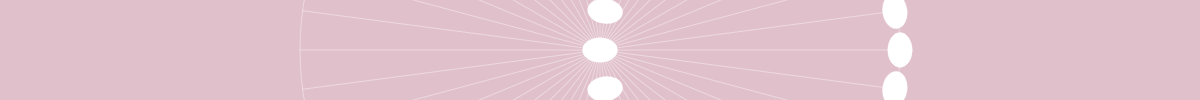
Frame 1 (no input)
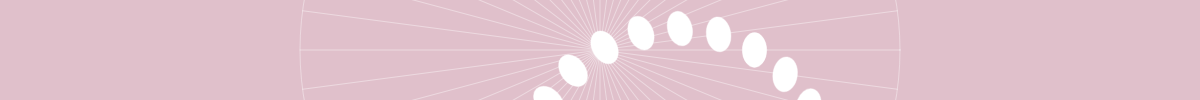
Frame 60 (no input)
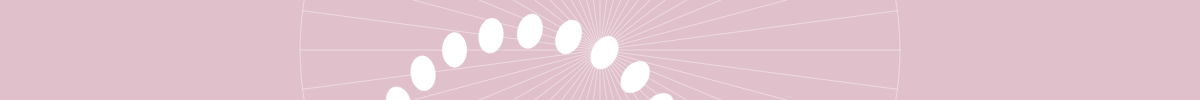
Frame 120 (the mouse pressed at the canvas centre since frame 60)

The p5.js sketch that drew these frames (run headless with seeded random() and noise() and a simulated clock; from frame 60 on, the mouse is pressed at the canvas centre):

// p5.js sketch
// ── sketch.js
let x; let y; let angle = 0;
let x2; let y2;
let r = 300;
let circleD = 35;
let shiftingAngle = [];
let numAxis = 12;
let x2s = [];
let y2s = [];

function setup() {
    const container = document.body;
    const width = container.clientWidth;
    const height = container.clientHeight;
    createCanvas(width, height);
    angleMode(DEGREES);

    for (let i = 0; i < numAxis; i++) {
        shiftingAngle.push(i * 90 / numAxis);
    }
}


function draw() {
    background(224, 192, 203);
    stroke(255, 100);

    x = r * cos(angle);
    y = r * sin(angle);

    translate(width / 2, height / 2);
    noFill();


    ellipse(0, 0, r * 2, r * 2);

    fill(0);
    // ellipse(x, y, 20, 20);

    fill(255);

    for (let i = 0; i < numAxis; i++) {
        x2s[i] = r * cos(angle + shiftingAngle[i]);
        y2s[i] = r * sin(angle + shiftingAngle[i]);

        push();
        rotate(-shiftingAngle[i]);
        line(-r, 0, r, 0);
        line(0, -r, 0, r);
        ellipse(x2s[i], 0, circleD * 0.7, circleD);
        ellipse(0, y2s[i], circleD, circleD * 0.7);
        pop();
    }

    angle += 1;
    if (angle === 360) {
        angle = 0;
    }
}

function windowResized() {
    const container = document.body;
    const newWidth = container.clientWidth;
    const newHeight = container.clientHeight;
    resizeCanvas(newWidth, newHeight);
}
